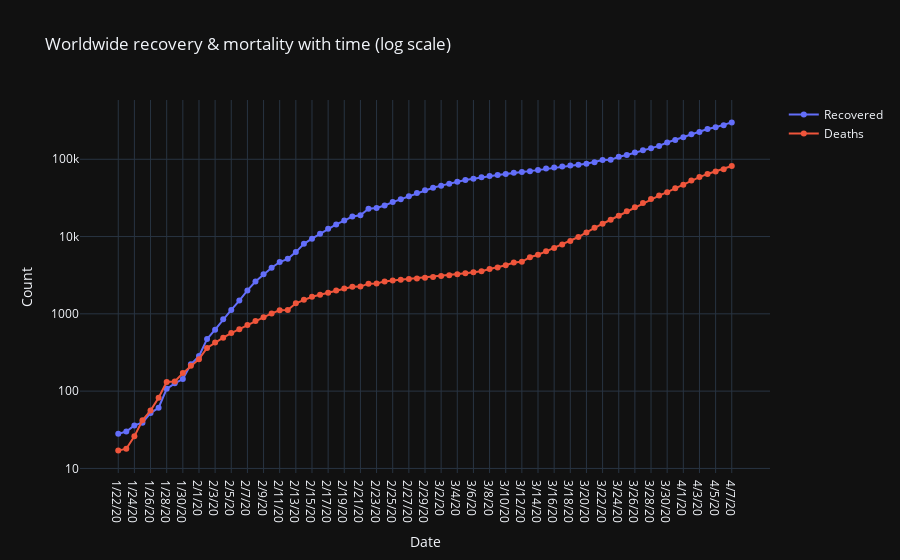

Notebook cell for this chart:
### Code cell
fig = go.Figure()
fig.add_trace(go.Scatter(x = covid_time['date'], y = covid_time['recovered'], mode = 'lines+markers', name='Recovered'))
fig.add_trace(go.Scatter(x = covid_time['date'], y = covid_time['deaths'], mode = 'lines+markers', name='Deaths'))
fig.update_layout(template = 'plotly_dark', title = 'Worldwide recovery & mortality with time (log scale)')
fig.update_xaxes(title = 'Date')
fig.update_yaxes(title = 'Count', type = 'log', dtick=1)
fig.show()

### Figure 1 — Plotly figure (JSON) as saved in the notebook; plotly's stock layout.template omitted (floating-point values rounded to 4 significant figures)
{"data": [{"mode": "lines+markers", "name": "Recovered", "type": "scatter", "x": ["1/22/20", "1/23/20", "1/24/20", "1/25/20", "1/26/20", "1/27/20", "1/28/20", "1/29/20", "1/30/20", "1/31/20", "2/1/20", "2/2/20", "2/3/20", "2/4/20", "2/5/20", "2/6/20", "2/7/20", "2/8/20", "2/9/20", "2/10/20", "2/11/20", "2/12/20", "2/13/20", "2/14/20", "2/15/20", "2/16/20", "2/17/20", "2/18/20", "2/19/20", "2/20/20", "2/21/20", "2/22/20", "2/23/20", "2/24/20", "2/25/20", "2/26/20", "2/27/20", "2/28/20", "2/29/20", "3/1/20", "3/2/20", "3/3/20", "3/4/20", "3/5/20", "3/6/20", "3/7/20", "3/8/20", "3/9/20", "3/10/20", "3/11/20", "3/12/20", "3/13/20", "3/14/20", "3/15/20", "3/16/20", "3/17/20", "3/18/20", "3/19/20", "3/20/20", "3/21/20", "3/22/20", "3/23/20", "3/24/20", "3/25/20", "3/26/20", "3/27/20", "3/28/20", "3/29/20", "3/30/20", "3/31/20", "4/1/20", "4/2/20", "4/3/20", "4/4/20", "4/5/20", "4/6/20", "4/7/20"], "y": [28, 30, 36, 39, 52, 61, 107, 126, 143, 222, 284, 472, 623, 852, 1124, 1487, 2011, 2616, 3244, 3946, 4683, 5150, 6295, 8058, 9395, 10865, 12583, 14352, 16121, 18177, 18890, 22886, 23394, 25227, 27905, 30384, 33277, 36711, 39782, 42716, 45602, 48228, 51170, 53796, 55865, 58358, 60694, 62494, 64404, 67003, 68324, 70251, 72624, 76034, 78088, 80840, 83312, 84975, 87420, 91692, 97899, 98351, 108000, 113787, 122150, 130915, 139415, 149082, 164566, 178034, 193177, 210263, 225796, 246152, 260012, 276515, 300054]}, {"mode": "lines+markers", "name": "Deaths", "type": "scatter", "x": ["1/22/20", "1/23/20", "1/24/20", "1/25/20", "1/26/20", "1/27/20", "1/28/20", "1/29/20", "1/30/20", "1/31/20", "2/1/20", "2/2/20", "2/3/20", "2/4/20", "2/5/20", "2/6/20", "2/7/20", "2/8/20", "2/9/20", "2/10/20", "2/11/20", "2/12/20", "2/13/20", "2/14/20", "2/15/20", "2/16/20", "2/17/20", "2/18/20", "2/19/20", "2/20/20", "2/21/20", "2/22/20", "2/23/20", "2/24/20", "2/25/20", "2/26/20", "2/27/20", "2/28/20", "2/29/20", "3/1/20", "3/2/20", "3/3/20", "3/4/20", "3/5/20", "3/6/20", "3/7/20", "3/8/20", "3/9/20", "3/10/20", "3/11/20", "3/12/20", "3/13/20", "3/14/20", "3/15/20", "3/16/20", "3/17/20", "3/18/20", "3/19/20", "3/20/20", "3/21/20", "3/22/20", "3/23/20", "3/24/20", "3/25/20", "3/26/20", "3/27/20", "3/28/20", "3/29/20", "3/30/20", "3/31/20", "4/1/20", "4/2/20", "4/3/20", "4/4/20", "4/5/20", "4/6/20", "4/7/20"], "y": [17, 18, 26, 42, 56, 82, 131, 133, 171, 213, 259, 362, 426, 492, 564, 634, 719, 806, 906, 1013, 1113, 1118, 1371, 1523, 1666, 1770, 1868, 2007, 2122, 2247, 2251, 2458, 2469, 2629, 2708, 2770, 2814, 2872, 2941, 2996, 3085, 3160, 3254, 3348, 3460, 3558, 3802, 3988, 4262, 4615, 4720, 5404, 5819, 6440, 7126, 7905, 8733, 9867, 11299, 12973, 14651, 16505, 18625, 21181, 23970, 27198, 30652, 33925, 37582, 42107, 46809, 52983, 58787, 64606, 69374, 74565, 81865]}], "layout": {"title": {"text": "Worldwide recovery & mortality with time (log scale)"}, "xaxis": {"title": {"text": "Date"}}, "yaxis": {"dtick": 1, "title": {"text": "Count"}, "type": "log"}}}
